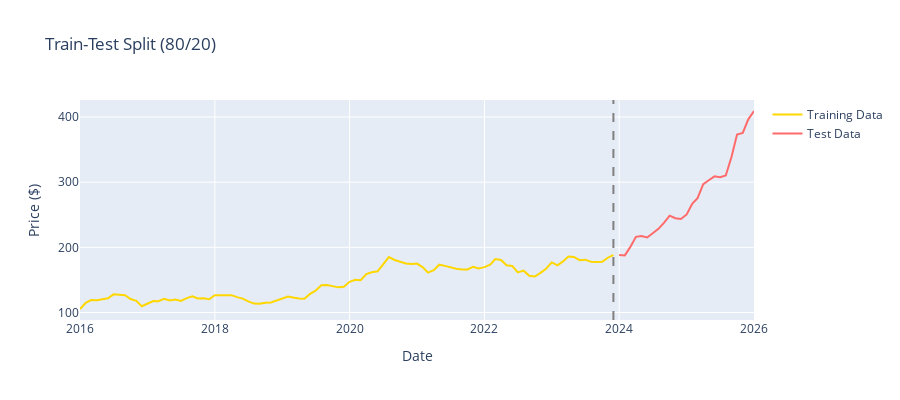

Notebook code cell kept with this figure:
### Markdown cell above
## 4. Train-Test Split

### Code cell
train_size = int(len(df_monthly) * 0.8)
train_data = df_monthly[:train_size].copy()
test_data = df_monthly[train_size:].copy()

print(f"Training set: {len(train_data)} months ({len(train_data)/len(df_monthly)*100:.1f}%)")
print(f"Test set: {len(test_data)} months ({len(test_data)/len(df_monthly)*100:.1f}%)")
print(f"\nTrain period: {train_data['Date'].min().date()} to {train_data['Date'].max().date()}")
print(f"Test period: {test_data['Date'].min().date()} to {test_data['Date'].max().date()}")

# Visualize split
fig = go.Figure()
fig.add_trace(go.Scatter(
    x=train_data['Date'], y=train_data['Price'],
    mode='lines', name='Training Data',
    line=dict(color='#FFD700', width=2)
))
fig.add_trace(go.Scatter(
    x=test_data['Date'], y=test_data['Price'],
    mode='lines', name='Test Data',
    line=dict(color='#FF6B6B', width=2)
))
fig.add_vline(x=train_data['Date'].max(), line_dash="dash", line_color="gray")
fig.update_layout(
    title="Train-Test Split (80/20)",
    xaxis_title="Date",
    yaxis_title="Price ($)",
    hovermode='x unified',
    height=400
)
fig.show()
